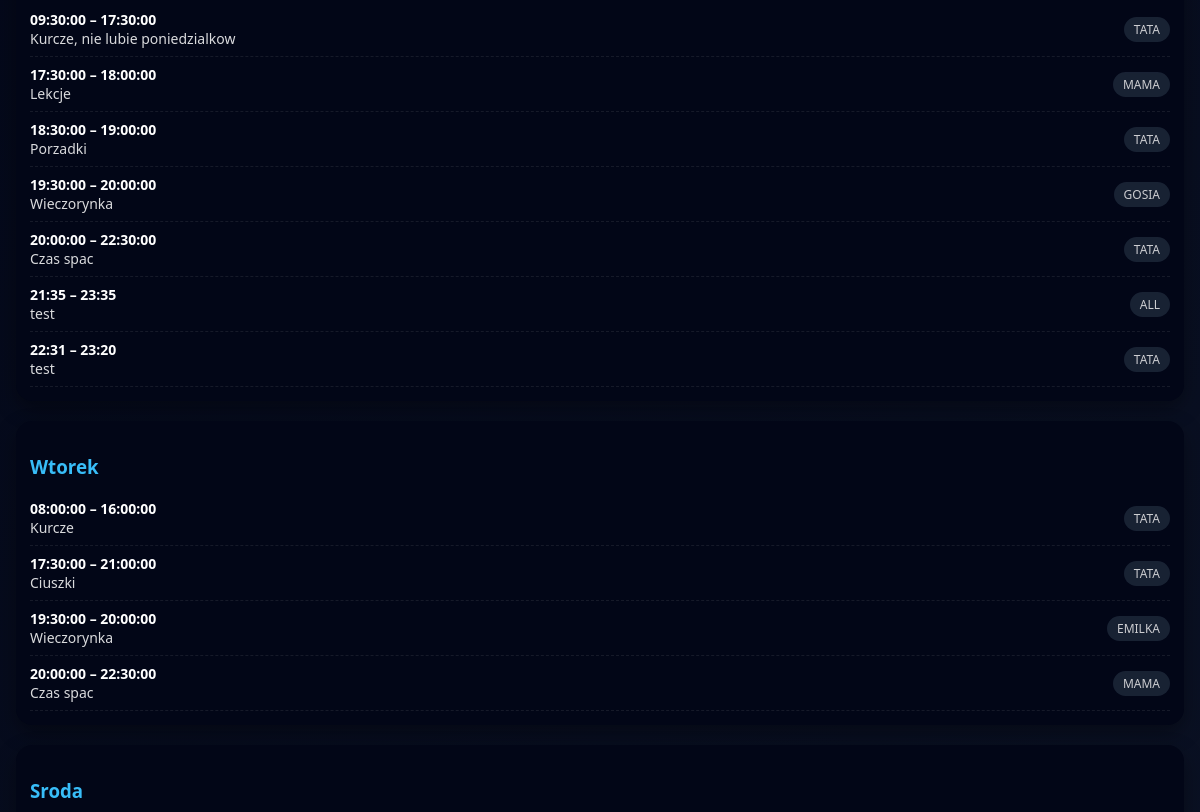
The page /week (middle part) on the database as committed earlier.
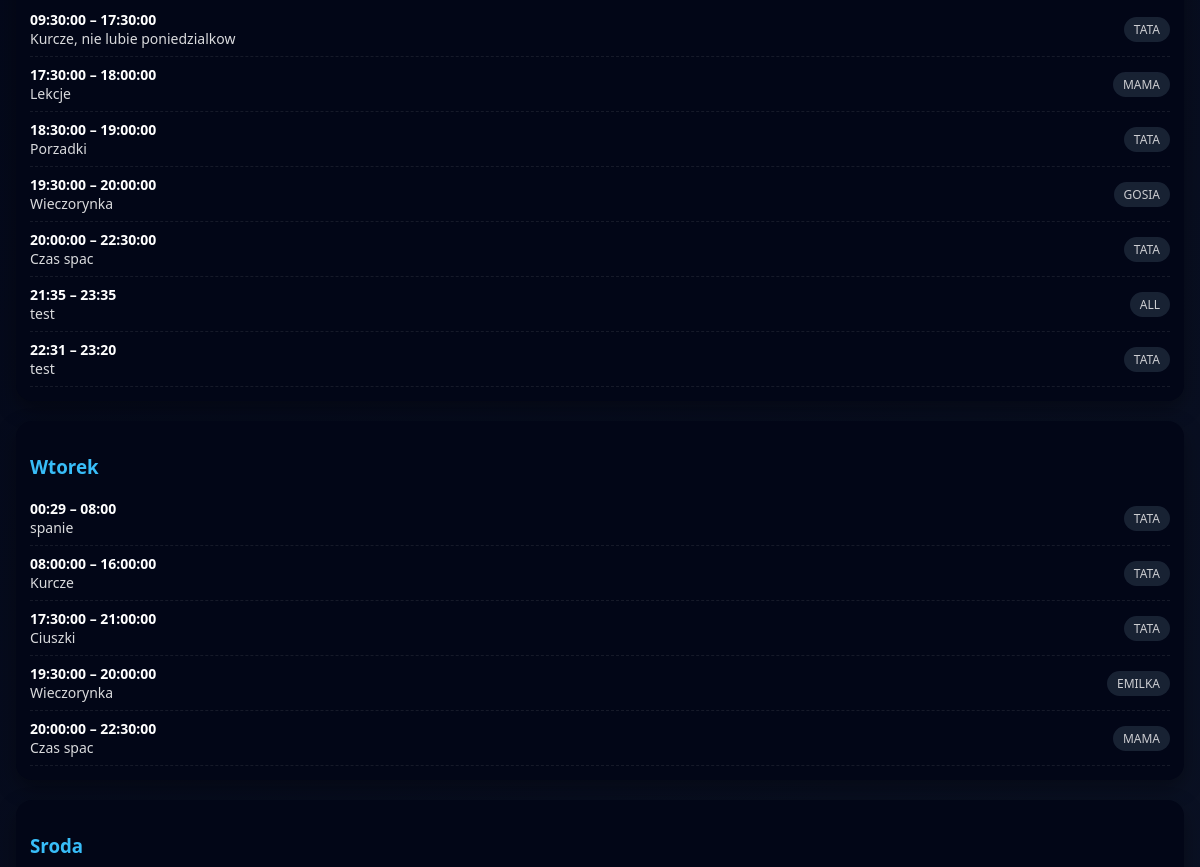
The same page on the database as committed later.
### tables this page shows
CREATE TABLE ActiviesDays (
            Id INTEGER PRIMARY KEY,
            CreatedAt TEXT NOT NULL DEFAULT CURRENT_TIMESTAMP,
            StartTime INTEGER NOT NULL,
            EndTime INTEGER NOT NULL,
            Description TEXT,
            DayOfWeek INTEGER NOT NULL,

            ModelPersonFamilyId INTEGER,
            ModelPictureActivityId INTEGER,

            FOREIGN KEY (ModelPersonFamilyId)
                REFERENCES PersonFamilies(Id)
                ON DELETE SET NULL,

            FOREIGN KEY (ModelPictureActivityId)
                REFERENCES PictureActivities(Id)
                ON DELETE SET NULL
        );

### routes_activities_activity.py (the view)
    @app.get("/week", response_class=HTMLResponse)
    def week_page(request: Request):
        db = get_db()
        cursor = db.cursor()
        rows = cursor.execute("""
            SELECT
                ad.DayOfWeek,
                ad.StartTime,
                ad.EndTime,
                ad.Description,
                pf.PersonName
            FROM ActiviesDays ad
            LEFT JOIN PersonFamilies pf
                ON ad.ModelPersonFamilyId = pf.Id
            ORDER BY ad.DayOfWeek, ad.StartTime
        """).fetchall()
        db.close()
        week = {}
        for r in rows:
            person_label = None
            if r["PersonName"] is not None:
                enum_value = PERSON_ENUM_MAP.get(r["PersonName"])
                if enum_value:
                    person_label = enum_value.value
            row_dict = dict(r)
            row_dict["PersonName"] = person_label
            week.setdefault(r["DayOfWeek"], []).append(row_dict)
        return templates.TemplateResponse(
            "week.html",
            {
                "request": request,
                "week": week,
                "day_names": DAY_NAMES,   # 👈 KLUCZOWE
            }
        )

### templates/week.html (shortened to what this page needs)
{% extends "base.html" %}
{% block content %}
{% for day, items in week.items() %}
<div style="
    margin-bottom:20px;
    background:#020617;
    border-radius:16px;
    padding:14px;
    box-shadow:0 8px 20px rgba(0,0,0,0.35);
">
    <h3 style="margin-bottom:12px; color:#38bdf8;">
        {{ day_names.get(day, "Nieznany dzień") }}
    </h3>
    {% for i in items %}
    <div style="
        display:flex;
        justify-content:space-between;
        align-items:center;
        padding:8px 0;
        border-bottom:1px dashed rgba(255,255,255,0.08);
        font-size:14px;
    ">
        <div>
            <strong>{{ i.StartTime }} – {{ i.EndTime }}</strong><br>
            <span style="opacity:.85;">{{ i.Description }}</span>
        </div>
        {% if i.PersonName %}
        <span style="
            background:#1e293b;
            padding:4px 10px;
            border-radius:999px;
            font-size:12px;
            opacity:.8;
        ">
            {{ i.PersonName }}
        </span>
        {% endif %}
    </div>
    {% endfor %}
</div>
{% endfor %}
{% endblock %}

### templates/base.html (shortened to what this page needs)
<!DOCTYPE html>
<html lang="pl">
<head>
</head>
<body>
<main>
    {% block content %}{% endblock %}
</main>
</body>
</html>

### templates/base.html (style rules this page uses)
body { margin: 0; font-family: system-ui, Arial, sans-serif; background: linear-gradient(135deg, #020617, #0f172a); color: #fff; min-height: 100vh; display: flex; flex-direction: column; }
main { flex: 1; padding: 16px; }

Rows that differ between the two databases and show on the page:
added ActiviesDays: StartTime "00:29", EndTime "08:00", Description "spanie", PersonName "TATA", shown under "Wtorek"
